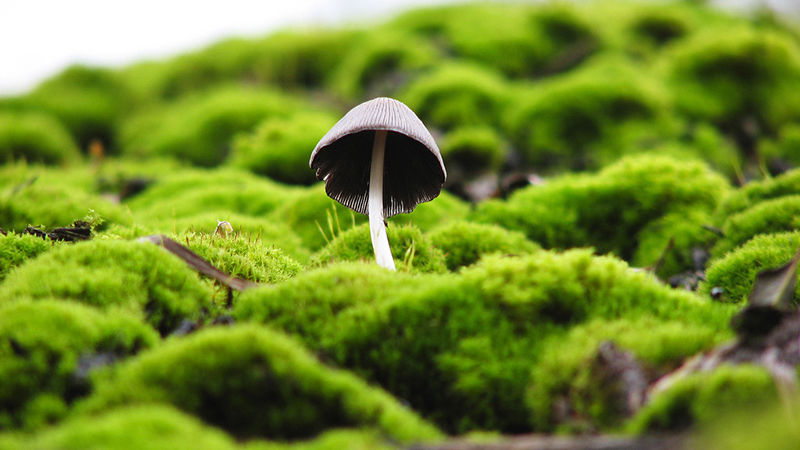
//> input picture assert/image6.jpg, 800 x 450 px
$ ./main   (built with g++ and OpenCV 4)
//> lines starting //> are read from the running program, lines starting //| are printed output that depends on the picture

//--------------------------------------【程序说明】-------------------------------------------
//		程序说明：《OpenCV3编程入门》OpenCV3版书本配套示例程序48
//		程序描述：形态学图像处理——开运算、闭运算、形态学梯度、顶帽、黑帽
//		开发测试所用操作系统： Windows 7 64bit
//		开发测试所用IDE版本：Visual Studio 2010
//		开发测试所用OpenCV版本：	3.0 beta
//		2014年11月 Created by @浅墨_毛星云
//		2014年12月 Revised by @浅墨_毛星云
//------------------------------------------------------------------------------------------------


//---------------------------------【头文件、命名空间包含部分】----------------------------
//		描述：包含程序所使用的头文件和命名空间
//------------------------------------------------------------------------------------------------
#include <opencv2/opencv.hpp>
#include <opencv2/highgui/highgui.hpp>
#include <opencv2/imgproc/imgproc.hpp>
using namespace std;
using namespace cv;


//-----------------------------------【全局变量声明部分】-----------------------------------
//		描述：全局变量声明
//-----------------------------------------------------------------------------------------------
Mat g_srcImage, g_dstImage;//原始图和效果图
int g_nElementShape = MORPH_RECT;//元素结构的形状

//变量接收的TrackBar位置参数
int g_nMaxIterationNum = 10;
int g_nOpenCloseNum = 0;
int g_nErodeDilateNum = 0;
int g_nTopBlackHatNum = 0;


//-----------------------------------【全局函数声明部分】--------------------------------------
//		描述：全局函数声明
//-----------------------------------------------------------------------------------------------
static void on_OpenClose(int, void*);//回调函数
static void on_ErodeDilate(int, void*);//回调函数
static void on_TopBlackHat(int, void*);//回调函数
static void ShowHelpText();


//-----------------------------------【main( )函数】--------------------------------------------
//		描述：控制台应用程序的入口函数，我们的程序从这里开始
//-----------------------------------------------------------------------------------------------
int main( )
{

    ShowHelpText();

    //载入原图
    g_srcImage = imread("../assert/image6.jpg");
//> g_srcImage is the input picture: 450 rows x 800 cols, CV_8UC3; mean B, G, R 41.7, 135.9, 113.1
    if( !g_srcImage.data ) { printf("Oh，no，读取srcImage错误~！ \n"); return false; }

    //显示原始图
    namedWindow("【原始图】");
    imshow("【原始图】", g_srcImage);

    //创建三个窗口
    namedWindow("【开运算/闭运算】",1);
    namedWindow("【腐蚀/膨胀】",1);
    namedWindow("【顶帽/黑帽】",1);

    //参数赋值
    g_nOpenCloseNum=9;
    g_nErodeDilateNum=9;
    g_nTopBlackHatNum=2;

    //分别为三个窗口创建滚动条
    createTrackbar("迭代值", "【开运算/闭运算】",&g_nOpenCloseNum,g_nMaxIterationNum*2+1,on_OpenClose);
    createTrackbar("迭代值", "【腐蚀/膨胀】",&g_nErodeDilateNum,g_nMaxIterationNum*2+1,on_ErodeDilate);
    createTrackbar("迭代值", "【顶帽/黑帽】",&g_nTopBlackHatNum,g_nMaxIterationNum*2+1,on_TopBlackHat);

    //轮询获取按键信息
    while(1)
    {
        int c;

        //执行回调函数
        on_OpenClose(g_nOpenCloseNum, 0);
        on_ErodeDilate(g_nErodeDilateNum, 0);
        on_TopBlackHat(g_nTopBlackHatNum,0);

        //获取按键
        c = waitKey(0);

        //按下键盘按键Q或者ESC，程序退出
        if( (char)c == 'q'||(char)c == 27 )
            break;
        //按下键盘按键1，使用椭圆(Elliptic)结构元素结构元素MORPH_ELLIPSE
        if( (char)c == 49 )//键盘按键1的ASII码为49
            g_nElementShape = MORPH_ELLIPSE;
        //按下键盘按键2，使用矩形(Rectangle)结构元素MORPH_RECT
        else if( (char)c == 50 )//键盘按键2的ASII码为50
            g_nElementShape = MORPH_RECT;
        //按下键盘按键3，使用十字形(Cross-shaped)结构元素MORPH_CROSS
        else if( (char)c == 51 )//键盘按键3的ASII码为51
            g_nElementShape = MORPH_CROSS;
        //按下键盘按键space，在矩形、椭圆、十字形结构元素中循环
        else if( (char)c == ' ' )
            g_nElementShape = (g_nElementShape + 1) % 3;
    }

    return 0;
}


//-----------------------------------【on_OpenClose( )函数】----------------------------------
//		描述：【开运算/闭运算】窗口的回调函数
//-----------------------------------------------------------------------------------------------
static void on_OpenClose(int, void*)
{
    //偏移量的定义
    int offset = g_nOpenCloseNum - g_nMaxIterationNum;//偏移量
    int Absolute_offset = offset > 0 ? offset : -offset;//偏移量绝对值
    //自定义核
    Mat element = getStructuringElement(g_nElementShape, Size(Absolute_offset*2+1, Absolute_offset*2+1), Point(Absolute_offset, Absolute_offset) );
    //进行操作
    if( offset < 0 )
        //此句代码的OpenCV2版为：
        //morphologyEx(g_srcImage, g_dstImage, CV_MOP_OPEN, element);
        //此句代码的OpenCV3版为:
        morphologyEx(g_srcImage, g_dstImage, MORPH_OPEN, element);
    else
        //此句代码的OpenCV2版为：
        //morphologyEx(g_srcImage, g_dstImage, CV_MOP_CLOSE, element);
        //此句代码的OpenCV3版为:
        morphologyEx(g_srcImage, g_dstImage, MORPH_CLOSE, element);


    //显示图像
    imshow("【开运算/闭运算】",g_dstImage);
}


//-----------------------------------【on_ErodeDilate( )函数】----------------------------------
//		描述：【腐蚀/膨胀】窗口的回调函数
//-----------------------------------------------------------------------------------------------
static void on_ErodeDilate(int, void*)
{
    //偏移量的定义
    int offset = g_nErodeDilateNum - g_nMaxIterationNum;	//偏移量
    int Absolute_offset = offset > 0 ? offset : -offset;//偏移量绝对值
    //自定义核
    Mat element = getStructuringElement(g_nElementShape, Size(Absolute_offset*2+1, Absolute_offset*2+1), Point(Absolute_offset, Absolute_offset) );
    //进行操作
    if( offset < 0 )
        erode(g_srcImage, g_dstImage, element);
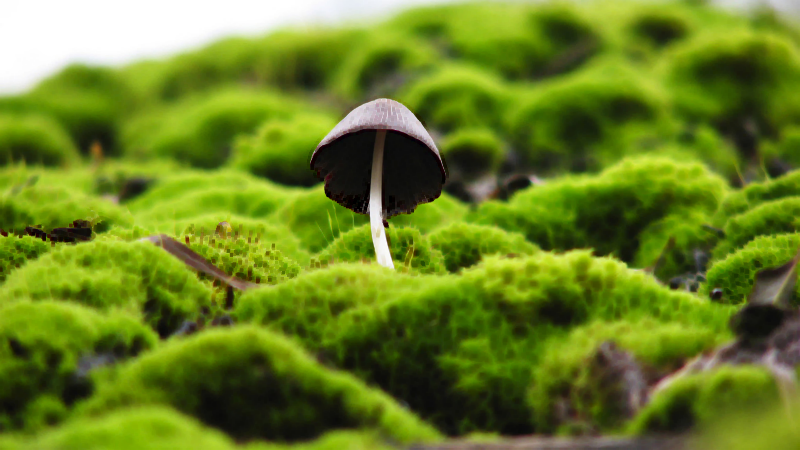
//> g_dstImage: 450 rows x 800 cols, CV_8UC3; mean B, G, R 35.1, 127.7, 105.5
    else
        dilate(g_srcImage, g_dstImage, element);
    //显示图像
    imshow("【腐蚀/膨胀】",g_dstImage);
}


//-----------------------------------【on_TopBlackHat( )函数】--------------------------------
//		描述：【顶帽运算/黑帽运算】窗口的回调函数
//----------------------------------------------------------------------------------------------
static void on_TopBlackHat(int, void*)
{
    //偏移量的定义
    int offset = g_nTopBlackHatNum - g_nMaxIterationNum;//偏移量
    int Absolute_offset = offset > 0 ? offset : -offset;//偏移量绝对值
    //自定义核
    Mat element = getStructuringElement(g_nElementShape, Size(Absolute_offset*2+1, Absolute_offset*2+1), Point(Absolute_offset, Absolute_offset) );
    //进行操作
    if( offset < 0 )
        morphologyEx(g_srcImage, g_dstImage, MORPH_TOPHAT , element);
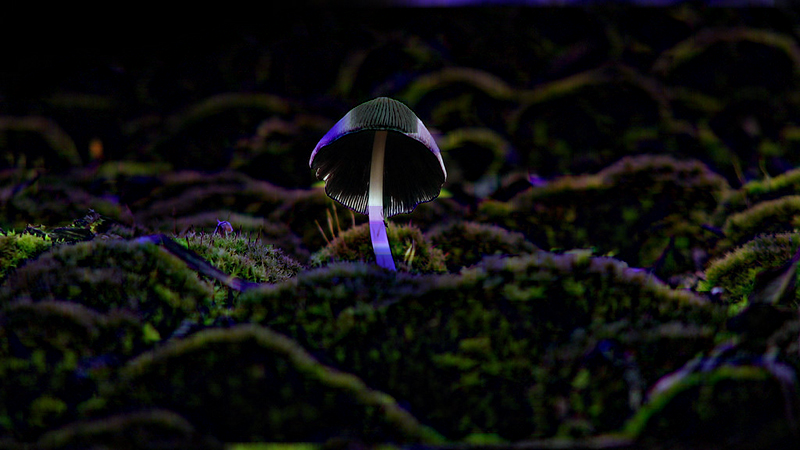
//> g_dstImage: 450 rows x 800 cols, CV_8UC3; mean B, G, R 13, 14.6, 14.4
//> the 'q' key is pressed
    else
        morphologyEx(g_srcImage, g_dstImage, MORPH_BLACKHAT, element);
    //显示图像
    imshow("【顶帽/黑帽】",g_dstImage);
}

//-----------------------------------【ShowHelpText( )函数】----------------------------------
//		描述：输出一些帮助信息
//----------------------------------------------------------------------------------------------
static void ShowHelpText()
{
    //输出欢迎信息和OpenCV版本
    printf("\n\n\t\t\t非常感谢购买《OpenCV3编程入门》一书！\n");
    printf("\n\n\t\t\t此为本书OpenCV3版的第48个配套示例程序\n");
    printf("\n\n\t\t\t   当前使用的OpenCV版本为：" CV_VERSION );
    printf("\n\n  ----------------------------------------------------------------------------\n");

    //输出一些帮助信息
    printf("\n\t请调整滚动条观察图像效果\n\n");
    printf( "\n\t按键操作说明: \n\n"
        "\t\t键盘按键【ESC】或者【Q】- 退出程序\n"
        "\t\t键盘按键【1】- 使用椭圆(Elliptic)结构元素\n"
        "\t\t键盘按键【2】- 使用矩形(Rectangle )结构元素\n"
        "\t\t键盘按键【3】- 使用十字型(Cross-shaped)结构元素\n"
        "\t\t键盘按键【空格SPACE】- 在矩形、椭圆、十字形结构元素中循环\n"	);
}
